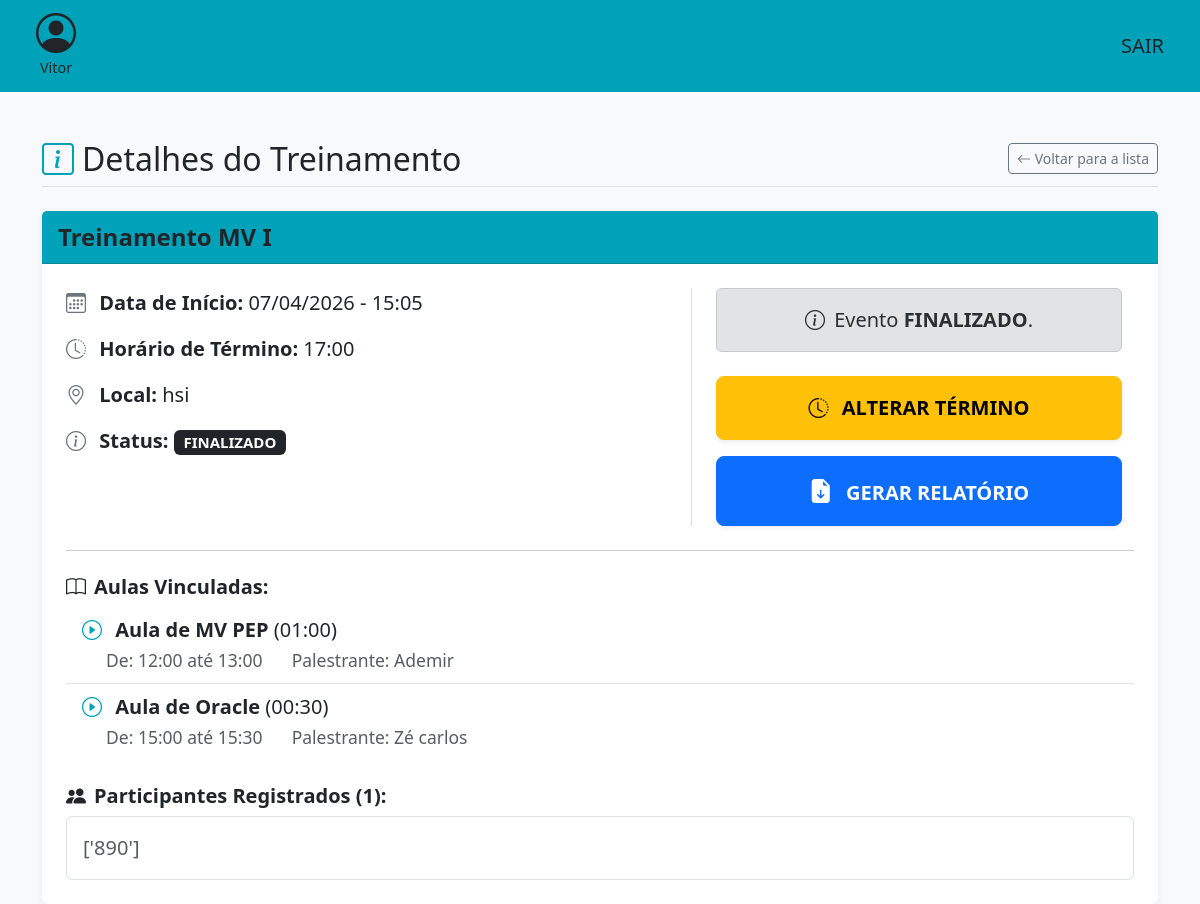
The app's page /conferir-treinamento/11/ (signed in) with its own data.
### events/models.py (models this page shows, shortened)
class Treinamento(models.Model):
    opcoes_local = [
        ("AUDITORIO HSI","hsi"),
        ("AUDITORIO ADM CENTRAL","pupileira"),
    ]
    opcoes_status = [
        ("FINALIZADO","finalizado"),
        ("CANCELADO","cancelado"),
        ("MARCADO","marcado"),
        ("ANDAMENTO","andamento")
    ]
    nm_evento = models.CharField(max_length=100)
    data = models.DateTimeField()
    local = models.CharField(max_length=50,choices=opcoes_local)
    status = models.CharField(max_length=50,choices=opcoes_status)
    participantes = models.JSONField(default=list,blank=True)
    aulas = models.ManyToManyField(Aula, related_name='aulas')
    horario_final = models.TimeField(null=True,blank=True)
    usuario_cadastrante = models.ForeignKey(User, on_delete=models.CASCADE,null=True,blank=True)

class Aula(models.Model):
    nm_aula = models.CharField(max_length=150)
    descricao = models.CharField(max_length=200)
    palestrante = models.CharField(max_length=100)
    carga_horaria = models.TimeField(null=False)
    data_criacao = models.DateTimeField(auto_now_add=True,null=True,blank=True)
    horario_inicial_aula = models.TimeField(null=True,blank=True)
    horario_final_aula = models.TimeField(null=True,blank=True)

### events/views.py (the view)
# urls.py: path('conferir-treinamento/<int:treinamento_id>/',conferir_treinamento,name='conferir-treinamento'),
@login_required(login_url='/login')
def conferir_treinamento(request,treinamento_id):
    treinamento = Treinamento.objects.get(id=treinamento_id)
    return render(request,'events/conferir-treinamento.html',{'treinamento':treinamento})

### templates/events/conferir-treinamento.html (shortened to what this page needs)
<!DOCTYPE html>
<html lang="pt-br">
<head>
    <link href="https://cdn.jsdelivr.net/npm/bootstrap@5.3.2/dist/css/bootstrap.min.css" rel="stylesheet">
    <link href="https://cdn.jsdelivr.net/npm/bootstrap-icons@1.11.1/font/bootstrap-icons.css" rel="stylesheet">
</head>
<body class="bg-light">
    {% include 'partials/navbar.html' %}
    <div class="container mt-5">
        <div class="d-flex justify-content-between align-items-center mb-4 border-bottom pb-2">
            <h2 class="m-0"><i class="bi bi-info-square text-custom-teal me-2"></i>Detalhes do Treinamento</h2>
            <a href="{% url 'listar-eventos-marcados' %}" class="btn btn-outline-secondary btn-sm">
                <i class="bi bi-arrow-left"></i> Voltar para a lista
            </a>
        </div>
        <div class="card shadow-sm border-0">
            <div class="card-header bg-custom-teal text-dark fw-bold fs-4">
                {{ treinamento.nm_evento }}
            </div>
            <div class="card-body fs-5 p-4">
                <div class="row">
                    <div class="col-md-7">
                        <p><i class="bi bi-calendar3 text-secondary me-2"></i> <strong>Data de Início:</strong> {{ treinamento.data|date:"d/m/Y - H:i" }}</p>
                        <p><i class="bi bi-clock-history text-secondary me-2"></i> <strong>Horário de Término:</strong> {{ treinamento.horario_final|time:"H:i"|default:"Não informado" }}</p>
                        <p><i class="bi bi-geo-alt text-secondary me-2"></i> <strong>Local:</strong> {{ treinamento.get_local_display }}</p>
                        <p><i class="bi bi-info-circle text-secondary me-2"></i> <strong>Status:</strong>
                            <span class="badge bg-dark">{{ treinamento.get_status_display|upper }}</span>
                        </p>
                    </div>
                    <div class="col-md-5 d-flex flex-column justify-content-center gap-3 border-start px-4">
                        {% if treinamento.status == 'MARCADO' %}
                            <button type="button" class="btn btn-success btn-lg fw-bold shadow-sm py-3 w-100" data-bs-toggle="modal" data-bs-target="#iniciarModal">
                                <i class="bi bi-play-fill fs-4 me-2"></i> INICIAR EVENTO
                            </button>
                            <a href="{% url 'editar-treinamento' treinamento.id %}" class="btn btn-primary btn-lg fw-bold shadow-sm py-3 w-100">
                                <i class="bi bi-pencil-square fs-4 me-2"></i> EDITAR EVENTO
                            </a>
                            <button type="button" class="btn btn-danger btn-lg fw-bold shadow-sm py-3 w-100" data-bs-toggle="modal" data-bs-target="#cancelarModal">
                                <i class="bi bi-x-circle-fill fs-4 me-2"></i> CANCELAR EVENTO
                            </button>
                        {% else %}
                            <div class="alert alert-secondary text-center mb-2">
                                <i class="bi bi-info-circle me-1"></i> Evento <strong>{{ treinamento.get_status_display|upper }}</strong>.
                            </div>
                            <button type="button" class="btn btn-warning btn-lg fw-bold shadow-sm py-3 w-100" data-bs-toggle="modal" data-bs-target="#alterarHorarioModal">
                                <i class="bi bi-clock-history me-2"></i> ALTERAR TÉRMINO
                            </button>
                            <a href="{% url 'exportar-lista-treinamento' treinamento.id %}" class="btn btn-primary btn-lg fw-bold shadow-sm py-3 w-100">
                                <i class="bi bi-file-earmark-arrow-down-fill fs-4 me-2"></i> GERAR RELATÓRIO
                            </a>
                        {% endif %}
                    </div>
                </div>
                <hr class="my-4">
                <h5 class="fw-bold"><i class="bi bi-book me-2"></i>Aulas Vinculadas:</h5>
                <ul class="list-group list-group-flush mb-4">
                    {% for aula in treinamento.aulas.all %}
                        <li class="list-group-item bg-transparent">
                            <i class="bi bi-play-circle text-custom-teal me-2"></i>
                            <strong>{{ aula.nm_aula }}</strong> ({{ aula.carga_horaria }}) <br>
                            <small class="text-muted ms-4">De: {{ aula.horario_inicial_aula }} até {{ aula.horario_final_aula }}</small>
                            <small class="text-muted ms-4">Palestrante: {{ aula.palestrante }}</small>
                        </li>
                    {% empty %}
                        <li class="list-group-item bg-transparent text-danger">Nenhuma aula vinculada a este evento.</li>
                    {% endfor %}
                </ul>
                <h5 class="fw-bold"><i class="bi bi-people-fill me-2"></i>Participantes Registrados ({{ treinamento.participantes|length }}):</h5>
                <div class="bg-white border rounded p-3 text-muted">
                    {{ treinamento.participantes }}
                </div>
            </div>
        </div>
    </div>
</body>
</html>

### templates/partials/navbar.html
<nav class="navbar bg-custom-teal px-4 py-2">
    <div class="container-fluid d-flex justify-content-between align-items-center">
        <a class="navbar-brand text-dark m-0 d-flex flex-column align-items-center" href="#" style="text-decoration: none;">
            <i class="bi bi-person-circle" style="font-size: 2.5rem; line-height: 1;"></i>
            {% if request.user.is_authenticated %}
                <span class="mt-1 fw-medium" style="font-size: 0.9rem;">
                    {{ request.user.first_name |default:request.user.username }}
                </span>
            {% endif %}
        </a>
        <a href="{% url 'logout' %}" class="nav-link text-dark fs-5 fw-medium">
            SAIR
        </a>
    </div>
</nav>

### templates/events/conferir-treinamento.html (style rules this page uses)
.bg-custom-teal { background-color: #00a2b9; }
.text-custom-teal { color: #00a2b9; }

### records on screen
Treinamento: nm_evento "Treinamento MV I", data "07/04/2026 - 15:05", horario_final "17:00", local "hsi", status "FINALIZADO", participantes|length "1", participantes "['890']"
Aula: nm_aula "Aula de MV PEP", carga_horaria "01:00", horario_inicial_aula "12:00", horario_final_aula "13:00", palestrante "Ademir"
Aula: nm_aula "Aula de Oracle", carga_horaria "00:30", horario_inicial_aula "15:00", horario_final_aula "15:30", palestrante "Zé carlos"

### other values on screen
{{ request.user.first_name |default:request.user.username }} "Vitor"
